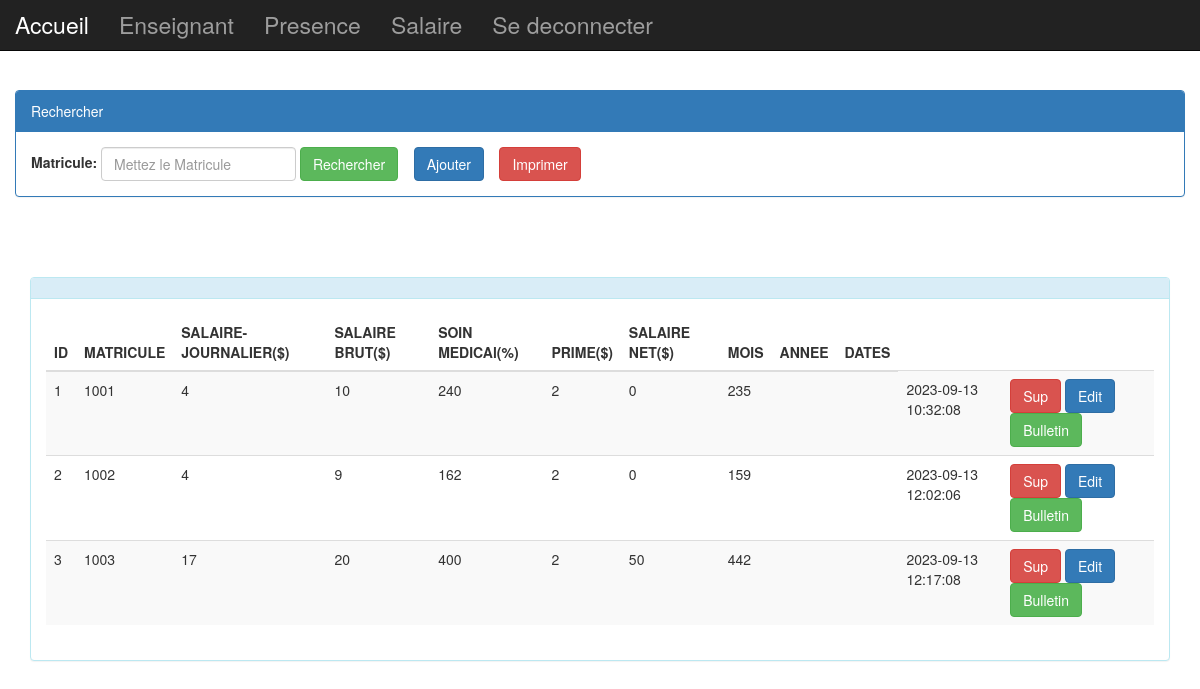
The page /view/salaire.php (signed in) on the database its author committed.
### tables this page shows
CREATE TABLE `salaire` (
  `id` int(11) NOT NULL,
  `matricule` varchar(15) NOT NULL,
  `anciennete` varchar(10) NOT NULL,
  `nbre_prest` int(11) NOT NULL,
  `sal_journ` int(11) NOT NULL,
  `salbrut` int(11) NOT NULL,
  `soinmed` int(11) NOT NULL,
  `prime` int(11) NOT NULL,
  `salnet` int(11) NOT NULL,
  `dates` timestamp NOT NULL DEFAULT CURRENT_TIMESTAMP
);

### model/selection_salaire.php (called while the page is built)
<?php
	$mot1=isset($_GET['mot1'])?$_GET['mot1']:"";
	$requete="SELECT * FROM salaire WHERE matricule LIKE '%$mot1%'";
	$resultat=$pdo->query($requete);

### view/salaire.php (the view, shortened to what this page needs)
<?php
	$id=1;
?>
<!DOCTYPE html>
<html>
<head>
	<link rel="stylesheet" type="text/css" href="../includes/css/bootstrap.css">
</head>
	<body>
		<div class="navbar navbar-inverse navbar-fixed-top">
			<ul class="nav navbar-nav">
				<li class="nav-item">
					<a class="nav-link" style="font-size: 23px" href="tableau-de-bord.php">Accueil</a>
				</li>
				<li class="nav-item">
					<a class="nav-link" style="font-size: 23px" href="personnel.php">Enseignant</a>
				</li>
				<li class="nav-item">
					<a class="nav-link" style="font-size: 23px" href="presence.php">Presence</a>
				</li>
				<li class="nav-item">
					<a class="nav-link" style="font-size: 23px" href="salaire.php">Salaire</a>
				</li>
				<li class="nav-item">
					<a class="nav-link" style="font-size: 23px" href="logout.php">Se deconnecter</a>
				</li>
			</ul>
		</div>
	<?php
	    require_once("../bdd/connexion.php");
		require_once('../model/selection_salaire.php');
	?>
			<div class="contenair col-lg-12 col-md-6 divin">
		<div class="panel panel-primary ">
				<div class="panel-heading">
					Rechercher
				</div>
				<div class="panel-body">
			<form method="get" action="" class="form-inline">
						<div class="form-group">
							<label for="propri">Matricule:</label>
							<input type="text" name="mot1" class="form-control" placeholder="Mettez le Matricule" value="<?php echo $mot1 ?>">
						</div>
						<button type="submit" class="btn btn-success">
						Rechercher</button>
						<a href="ajout-Salaire.php" class="btn btn-primary">Ajouter</a>
						<a href="imprimer-salaire.php" class="btn btn-danger">Imprimer</a>
					</form>
		</div>
			</div>
		<div align="center">
			<h1 style="font-size: 45px;font-weight: bold;color: white;">
			</h1>
		</div>
			<div class="col-md-12 col-xs-12">
				<div class="panel panel-info spacer">
					<div class="panel-heading">
					</div>
					<div class="panel-body">
						<div class="table-responsive table--no-card m-b-30">
						<table class="table table-striped">
							<thead>
								<tr>
									<th>ID</th><th>MATRICULE</th><th>SALAIRE-JOURNALIER($)</th><th>SALAIRE BRUT($)</th><th>SOIN MEDICAl(%)</th><th>PRIME($)</th><th>SALAIRE NET($)</th><th>MOIS</th><th>ANNEE</th><th>DATES</th>
								</tr>
							</thead>
							<tbody>
								<?php while ($et=$resultat->fetch()){?>
								<tr>
								<td><?php  echo $id;?></td>
								<td><?php  echo($et['matricule'])?></td>
								<td><?php  echo($et['anciennete'])?></td>
								<td><?php  echo($et['sal_journ'])?></td>
								<td><?php  echo($et['salbrut'])?></td>
								<td><?php  echo($et['soinmed'])?></td>
								<td><?php  echo($et['prime'])?></td>
								<td><?php  echo($et['salnet'])?></td>
								<td><?php  echo($et['mois'])?></td>
								<td><?php  echo($et['annee'])?></td>
								<td><?php  echo($et['dates'])?></td>
								<td><a onclick="return confirm('Etes-vous sûre...?');" href="../model/supprimer-salaire.php?id=<?php echo($et['id'])?>" class="btn btn-danger">Sup</a>
								<a href="editer-salaire.php?id=<?php echo($et['id'])?>" class="btn btn-primary">Edit</a>
								<a href="bulletin-salaire.php?id=<?php echo($et['id'])?>" class="btn btn-success">Bulletin</a>
								</td>
								<td></td>
											</tr>
									<?php $id++;} ?>
							</tbody>
						</table>
					</div>
					</div>
				</div>
			</div>
	</body>
</html>

### view/salaire.php (style rules this page uses)
.divin { margin-top: 90px; }

### rows shown on the page
salaire: matricule "1001", anciennete "4", sal_journ "10", salbrut "240", soinmed "2", prime "0", salnet "235", dates "2023-09-13 10:32:08"
salaire: matricule "1002", anciennete "4", sal_journ "9", salbrut "162", soinmed "2", prime "0", salnet "159", dates "2023-09-13 12:02:06"
salaire: matricule "1003", anciennete "17", sal_journ "20", salbrut "400", soinmed "2", prime "50", salnet "442", dates "2023-09-13 12:17:08"
